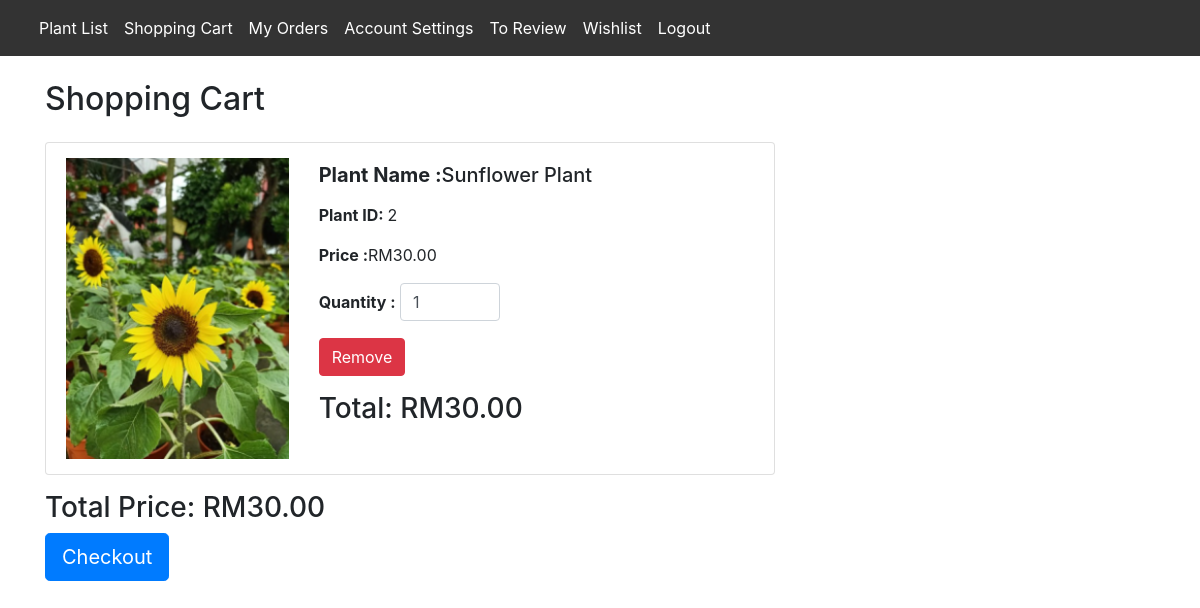
Screenshot of /cart/ (signed in) with the database file from the repository.
### app/models.py (models this page shows)
class CartItem(models.Model):
    cart = models.ForeignKey(ShoppingCart, on_delete=models.CASCADE, related_name='cart_items')
    plant = models.ForeignKey(Plant, on_delete=models.CASCADE, related_name='cart_items')
    cart_plant_quantity = models.PositiveIntegerField(default=1, validators=[MinValueValidator(1), MaxValueValidator(50)])
    cart_item_price = models.DecimalField(max_digits=5, decimal_places=2)
    def get_total_item_price(self):
        return self.cart_plant_quantity * self.plant.plant_price

class Plant(models.Model):
    plant_name = models.CharField(max_length=80)
    plant_image = models.ImageField(upload_to='plant/')
    plant_description = models.CharField(max_length=500)
    plant_price = models.DecimalField(max_digits=5, decimal_places=2)
    plant_availability = models.PositiveIntegerField(validators=[MinValueValidator(1), MaxValueValidator(999)])

### app/views.py (the view)
# urls.py: path('cart/', views.view_cart, name='view_cart'),
@login_required
def view_cart(request):
    customer = request.user.customer_profile
    try:
        cart = ShoppingCart.objects.get(customer=customer)
        items = CartItem.objects.filter(cart=cart)
        total_price = cart.get_total_cart_price()
    except ShoppingCart.DoesNotExist:
        items = []
        total_price = 0
    return render(request, 'cart.html', {'cart_items': items, 'total_price': total_price})

### app/models.py (called while the page is built)
    def get_total_cart_price(self):
        return sum(item.get_total_item_price() for item in self.cart_items.all())

### app/templatetags/app_extras.py (called while the page is built)
@register.filter(name='multiply')
def multiply(value, arg):
    return value * arg

### app/templates/cart.html (shortened to what this page needs)
<!DOCTYPE html>
<html lang="en">
<head>
    <link href="https://stackpath.bootstrapcdn.com/bootstrap/4.5.2/css/bootstrap.min.css" rel="stylesheet">
    {% load app_extras %}
</head>
<body>
    <nav class="navbar navbar-expand-md navbar-dark" style="background-color: #333333;">
        <div class="container-fluid">
            <div class="collapse navbar-collapse" id="navbarNav">
                <ul class="navbar-nav">
                    <li class="nav-item deliveryman-section">
                        <a class="nav-link active" href="{% url 'plant_list' %}">Plant List</a>
                    </li>
                    <li class="nav-item">
                        <a class="nav-link active" aria-current="page" href="{% url 'view_cart' %}">Shopping Cart</a>
                    </li>
                    <li class="nav-item">
                        <a class="nav-link active" aria-current="page" href="{% url 'my_orders' %}">My Orders</a>
                    </li>
                    <li class="nav-item">
                        <a class="nav-link active" aria-current="page" href="{% url 'account_settings' %}">Account
                            Settings</a>
                    </li>
                    <li class="nav-item">
                        <a class="nav-link active" aria-current="page" href="{% url 'to_review' %}">To Review</a>
                    </li>
                    <li class="nav-item">
                        <a class="nav-link active" aria-current="page" href="{% url 'view_wishlist' %}">Wishlist</a>
                    </li>
                    <li class="nav-item">
                        <a class="nav-link active" aria-current="page" href="{% url 'logout' %}">Logout</a>
                    </li>
                </ul>
            </div>
        </div>
    </nav>
    <div class="container mt-4">
        <h2 class="mb-4">Shopping Cart</h2>
        {% for item in cart_items %}
        <div class="row">
            <div class="col-lg-8">
                <div class="card mb-3">
                    <div class="row g-0">
                        <div class="col-md-4" style="padding: 15px;">
                            <img src="{{ item.plant.plant_image.url }}" alt="{{ item.plant.plant_name }}" style="width: 100%; height: auto; display: block; margin-left: 20px; margin-right: auto;">
                        </div>
                        <div class="col-md-8">
                            <div class="card-body">
                                <h5 class="card-title" style="margin-bottom: 1rem;"><strong>Plant Name :</strong>{{ item.plant.plant_name }}</h5>
                                <p class="card-text" style="margin-bottom: 1rem;"><strong>Plant ID: </strong>{{ item.plant_id }}</p>
                                <p class="card-text" style="margin-bottom: 1rem;"><strong>Price :</strong>RM{{ item.cart_item_price }}</p>
                                <form action="{% url 'update_cart_item' item.id %}" method="post" style="margin-bottom: 1rem;">
                                    <div style="margin-bottom: 1rem;">
                                        <label for="quantity{{ forloop.counter }}"><strong>Quantity :</strong></label>
                                        <input type="number" id="quantity{{ forloop.counter }}" name="quantity" value="{{ item.cart_plant_quantity }}" min="1" class="form-control" style="width: 100px; display: inline-block;" onchange="this.form.submit()">
                                    </div>
                                </form>
                                <a href="{% url 'remove_from_cart' item.id %}" class="btn btn-danger" style="margin-bottom: 1rem;">Remove</a>
                                <h3 style="margin-bottom: 1rem;">Total: RM{{ item.plant.plant_price|multiply:item.cart_plant_quantity }}</h3>
                            </div>
                        </div>
                    </div>
                </div>
            </div>
        </div>
        {% empty %}
        <div class="alert alert-info text-center mt-4">
            <strong>Your shopping cart is empty.</strong>
        </div>
        {% endfor %}
        <h3 id="total_price">Total Price: RM{{ total_price }}</h3>
        <div class="d-grid gap-2">
            <a href="{% url 'checkout' %}" class="btn btn-primary btn-lg" id="checkout_button">Checkout</a>
        </div>
    </div>
</body>
</html>

### rows the page displays
CartItem: plant.plant_image (picture), plant.plant_name "Sunflower Plant", plant_id "2", cart_item_price "30.00", quantity "1", plant.plant_price|multiply "30.00"

### other values shown
{{ total_price }} "30.00"
